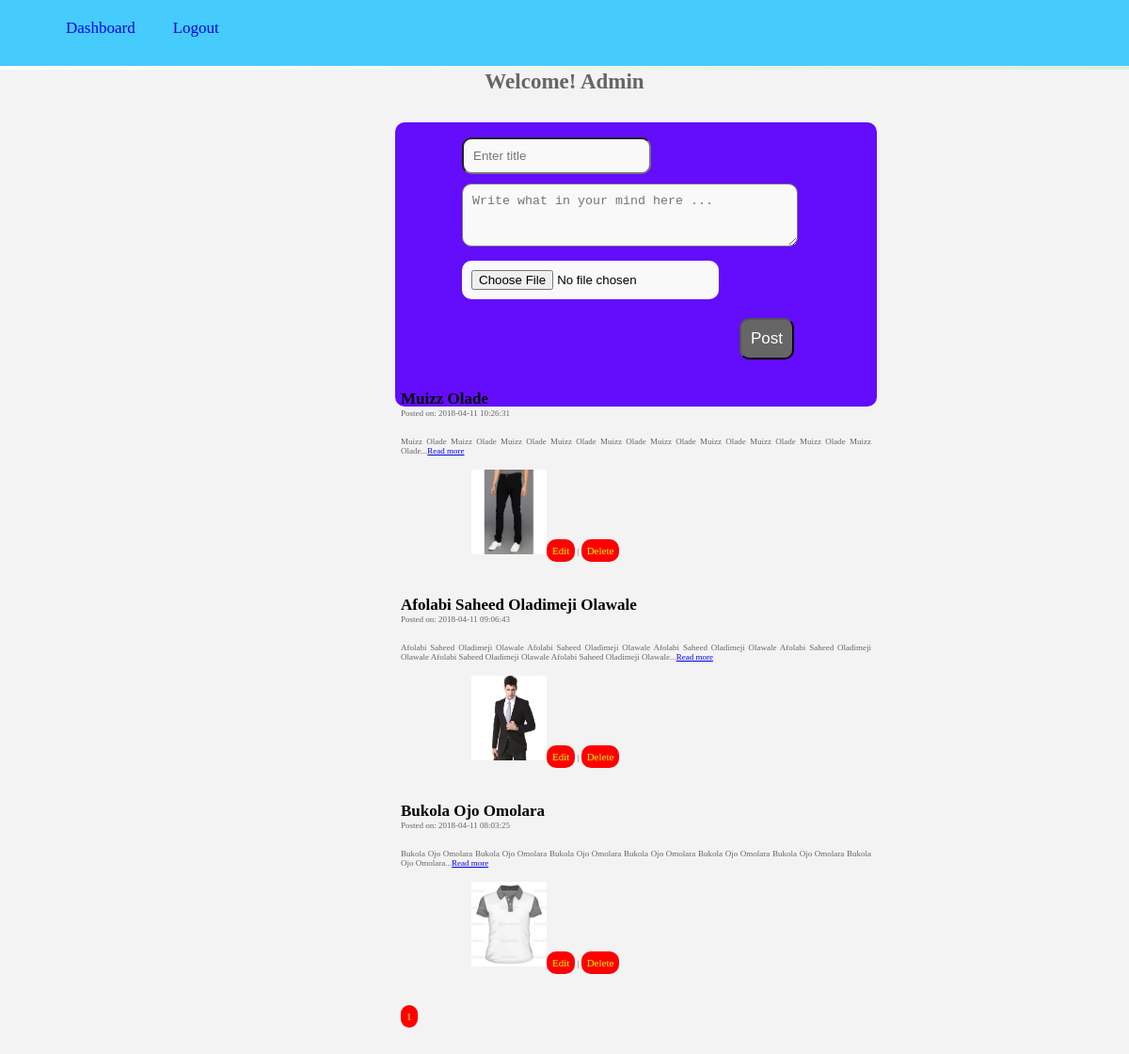
Page /dashboard.php on the committed database.
### tables this page shows
CREATE TABLE IF NOT EXISTS `post` (
  `id` int(11) NOT NULL,
  `title` varchar(500) NOT NULL,
  `text` text NOT NULL,
  `image` longblob NOT NULL,
  `datetime` datetime NOT NULL
);

### dashboard.php (the view, shortened to what this page needs)
<!DOCTYPE HTML>
<html>
<head>
<link href="css/style.css" rel="stylesheet" type="text/css"/>
</head>
<body>
<header>
<ul>
		<li><a href="dashboard.php">Dashboard</a></li>
		<li><a href="exit.php">Logout</a></li>
</ul>
</header>
<div class="container2">
<center><h1 style='color:#666'>Welcome! Admin</h1></center>
<?php require_once "connect.php";?>
<div class="box1">
<form method="POST" enctype="multipart/form-data">
<input id="txt" type="text" name="title" placeholder="Enter title"/>
<textarea id="txt" name="text" placeholder="Write what in your mind here ..." cols="40" rows="3"></textarea><br />
<input id="txt" type="file" name="image"/>
<input id="btn" type="submit" name="submit" value="Post"/>
</form>
<?php
$page = $_GET['page'];
if($page == '' || $page == 1){
	$page1 = '0';
}else{
	$page1 = ($page*8)-8;
}
	$res = mysqli_query($con, "SELECT * FROM post ORDER BY id DESC limit $page1,8");
	while($row = mysqli_fetch_array($res)){
echo "<br>";
		echo "<div class='cont9'>";  echo $row['title']; echo"</div>";
		echo "<div class='cont13'>"; echo "Posted on: "; echo $row['datetime']; echo"</div>";
		echo "<br>";
		$decs = $row['text'];
		$strCut = substr($decs,0,230);
		$decs = substr($strCut,0,strrpos($strCut, ' ')).'...';
		echo "<div class='cont13'>"; echo $decs;
		echo "<a href='#'>Read more</a>";
		echo "<div class='cont12'>"; echo "<img src='images/".$row['image']."' height='90' width='80'/>";
		echo "<a href='edit.php?edit=$row[id]' class='box'>Edit</a>"; echo" | "; echo "<a href='delete.php?del=$row[id]' class='box'>Delete</a>";
		echo "</div>";
		echo "</div>";
	}
$res1 = mysqli_query($con, "SELECT id FROM post");
$count = mysqli_num_rows($res1);
$a = $count/8;
$a = ceil($a);
echo "<br/>";
for($b=1; $b<=$a; $b++){
	?><a href='index.php?page=<?php echo$b;?>' style='text-decoration:none' class='box'><?php echo $b.' ';?></a><?php
}
?>
</div>
</div>
</body>
</html>

### css/style.css (style rules this page uses)
body { background:linear-gradient(to bottom right, white, #bcdbc4); height:2000px; font-size:17px; font-family:verdanna; }
header { width:100%; height:70px; background:#46ccfc; top:0; left:0; position:fixed; z-index:99; }
ul { margin:0; padding:0 50px; }
ul li { list-style:none; float:left; padding:10px; line-height:40px; }
ul li a { text-decoration:none; padding:10px; }
.container2 { width:100%; height:2000px; background:#f3f3f3; top:74px; left:0; position:absolute; }
h1 { font-size:23px; margin:0; padding:0 10px; margin-bottom:30px; }
input { margin:10px; padding:10px; background:#460cfc; color:#fff; border-radius:6px; }
.box { background:red; color:yellow; padding:6px; border-radius:10px; font-size:11px; cursor:pointer; text-decoration:none; }
.box1 { margin-left:420px; width:500px; height:290px; background:#640cfc; color:fff; padding:6px; border-radius:10px; font-size:17px; }
#txt { background:#f9f9f9; color:#000; padding:10px; border-radius:10px; margin-left:65px; }
#btn { background:#666; color:#fff; padding:10px; border-radius:10px; margin-left:360px; font-size:17px; cursor:pointer; }
.cont9 { font-weight:bold; color:#000; margin-top:2px; }
.cont12 { margin-top:5px; margin-bottom:10px; margin-left:75px; padding:10px 0; }
.cont13 { text-align:justify; font-family:verdanna; font-size:9px; font-weight:lighter; color:#666; }

### rows in the picture
post: title "Muizz Olade", datetime "2018-04-11 10:26:31", text "Muizz Olade Muizz Olade Muizz Olade Muizz Olade Muizz Olade Muizz Olade Muizz Olade Muizz Olade Muizz Olade Muizz Olade...", image (picture)
post: title "Afolabi Saheed Oladimeji Olawale", datetime "2018-04-11 09:06:43", text "Afolabi Saheed Oladimeji Olawale Afolabi Saheed Oladimeji Olawale Afolabi Saheed Oladimeji Olawale Afolabi Saheed Oladimeji Olawale Afolabi Saheed Oladimeji Olawale Afolabi Saheed Oladimeji Olawale...", image (picture)
post: title "Bukola Ojo Omolara", datetime "2018-04-11 08:03:25", text "Bukola Ojo Omolara Bukola Ojo Omolara Bukola Ojo Omolara Bukola Ojo Omolara Bukola Ojo Omolara Bukola Ojo Omolara Bukola Ojo Omolara...", image (picture)
